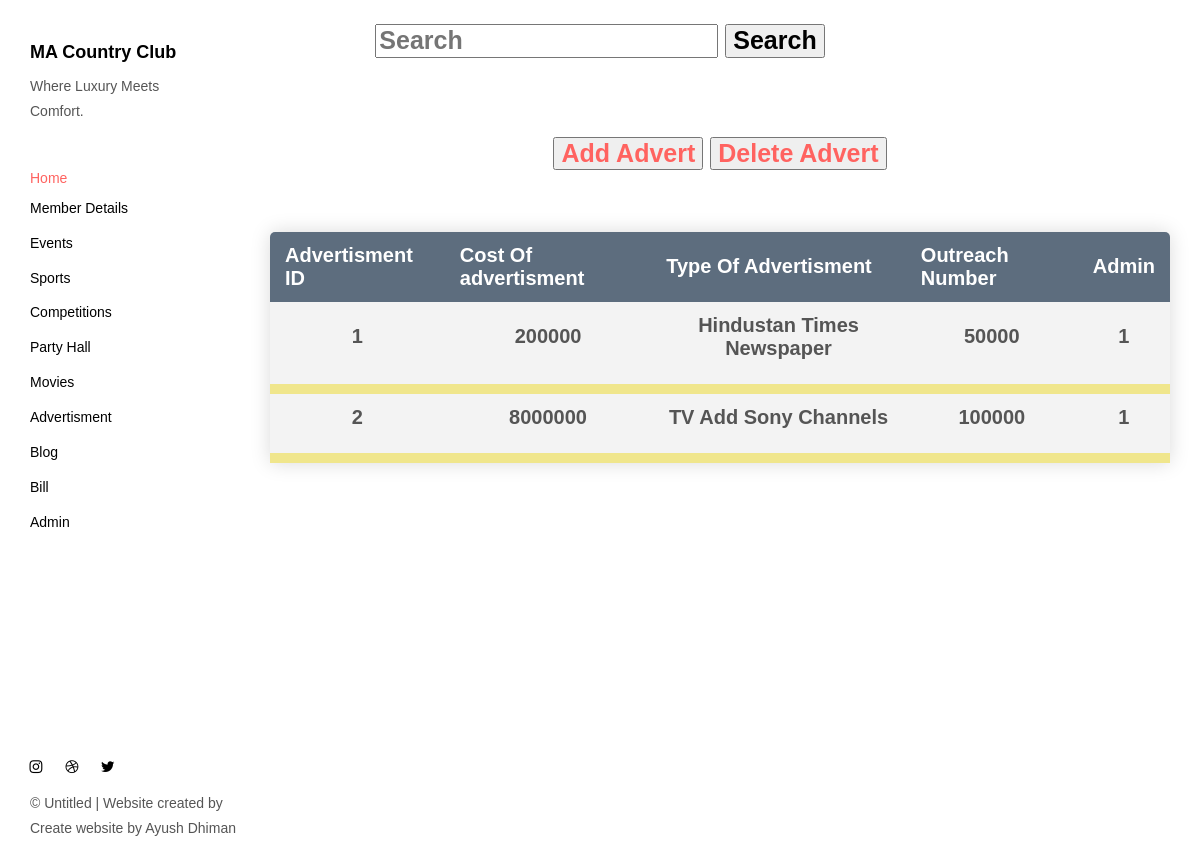
Screenshot of /AppBody/advertisment.php with the database file from the repository.
### tables this page shows
CREATE TABLE `advertisement` (
  `addID` varchar(50) NOT NULL,
  `cost` int(25) DEFAULT NULL,
  `typeofadvertisement` varchar(50) NOT NULL,
  `adminID` varchar(50) NOT NULL,
  `numberofpeopleitsgoingtoreach` int(100) DEFAULT NULL
);

### AppBody/advertisment.php (the view, shortened to what this page needs)
<head>
<link href="./main.82cfd66e.css" rel="stylesheet"></head>
<body background="../ResourcesNEW/advertismnetback.jpg" style=" background-position: center;
  background-repeat: no-repeat;
  background-size: cover;">
<h1 style="text-align:center; font-size:25px;font-family: Calibri, Helvetica, sans-serif;" >
<form action="searchadvertisment.php" method="POST">
    <input type="text" name="search" placeholder="Search">
	<button type="submit" name="submit-search" size="100%">Search</button>
</form>
</h1>
<body>
<header class="">
  <nav class="sidebar">
    <div class="navbar-collapse" id="navbar-collapse">
      <div class="site-header hidden-xs">
          <a class="site-brand" href="./index.html" title="">
            MA Country Club
          </a>
        <p>Where Luxury Meets Comfort.</p>
      </div>
      <ul class="nav">
    <a href="../admin.php" title="">Home</a></li>
        <li><a href="./memberdetails.php" title="">Member Details</a></li>
        <li><a href="./events.php" title="">Events</a></li>
        <li><a href="./sports.php" title="">Sports</a></li>
        <li><a href="./competitions.php" title="">Competitions</a></li>
        <li><a href="./partyhall.php" title="">Party Hall</a></li>
        <li><a href="./movies.php" title="">Movies</a></li>
        <li><a href="./advertisment.php" title="">Advertisment</a></li>
        <li><a href="./blog.php" title="">Blog</a></li>
        <li><a href="./monthbill.php" title="">Bill</a></li>
        <li><a href="./admindetails.php" title="">Admin</a></li>
      </ul>
      <nav class="nav-footer">
        <p class="nav-footer-social-buttons">
          <a class="fa-icon" href="https://www.instagram.com/ayush.dhiman_" title="">
            <i class="fa fa-instagram"></i>
          </a>
          <a class="fa-icon" href="https://dribbble.com/" title="">
            <i class="fa fa-dribbble"></i>
          </a>
          <a class="fa-icon" href="https://twitter.com/" title="">
            <i class="fa fa-twitter"></i>
          </a>
        </p>
        <p>© Untitled | Website created by Create website by Ayush Dhiman</a>
      </nav>
    </div>
  </nav>
</header>
<main class="" id="main-collapse">
<h1 style="text-align:center; font-size:25px;font-family: Calibri, Helvetica, sans-serif;" >
<a href="addadvertisement.php" style =" margin-top:1px; text-align:right; font-size:25px;font-family: Calibri, Helvetica, sans-serif;">
  <button type="submit" name="submit-add" size="100%">Add Advert</button>
  </a>
  <a href="advertismentdelete.php" style =" margin-top:1px; text-align:right; font-size:25px;font-family: Calibri, Helvetica, sans-serif;">
  <button type="submit" name="submit-add" size="100%">Delete Advert</button>
  </a>
  </h1>
<br>
<p style="text-align:center; font-size:25px;font-family: Calibri, Helvetica, sans-serif;" >
<?php
$server="localhost";
$username="root";
$password="";
$dbname="login";
$conn =mysqli_connect($server,$username,$password,$dbname);
?>
<div class="article-container">
    <?php
	   $sql="SELECT * FROM  advertisement";
	   $result=mysqli_query($conn,$sql);
	   $queryResults =mysqli_num_rows($result);
	   if($queryResults >0){
 echo "
      <table style='text-align:center;border-collapse: collapse;margin: 25px 0; font-size: 20px;min-width: 400px;border-radius: 5px 5px 0 0;overflow: hidden;box-shadow: 0 0 20px rgba(0, 0, 0, 0.15);'>
     <tr style='color:white ;background-color: #5D6D7E ;text-align: left;font-weight: bold;padding: 12px 15px;'>
                <th style='padding: 12px 15px;'>Advertisment ID</th>
                <th style='padding: 12px 15px;'>Cost Of advertisment</th>
                <th style='padding: 12px 15px;'>Type Of Advertisment</th>
                <th style='padding: 12px 15px;'>Outreach Number</th>
                <th style='padding: 12px 15px;'>Admin </th>
				</tr>";
	   while($row = mysqli_fetch_assoc($result)){
	        echo "<div>
                <tr style='font-size: 20px;font-size: 20px;background-color: #f3f3f3; border-bottom: 10px solid khaki;font-weight: bold;'>
                <td style='padding: 12px 15px;'><p>".$row['addID']."</p></td>
                <td style='padding: 12px 15px;'><p>".$row['cost']."</p></td>
                <td style='padding: 12px 15px;'><p>".$row['typeofadvertisement']."</p></td>
                <td style='padding: 12px 15px;'><p>".$row['numberofpeopleitsgoingtoreach']."</p></td>
                <td style='padding: 12px 15px;'><p>".$row['adminID']."</p></td>
                 </tr>
	          </div>";
			}
		 }
	  ?>
    </p>
</body>
</html>

### rows the page displays
advertisement: addID "1", cost "200000", typeofadvertisement "Hindustan Times Newspaper", numberofpeopleitsgoingtoreach "50000", adminID "1"
advertisement: addID "2", cost "8000000", typeofadvertisement "TV Add Sony Channels", numberofpeopleitsgoingtoreach "100000", adminID "1"
